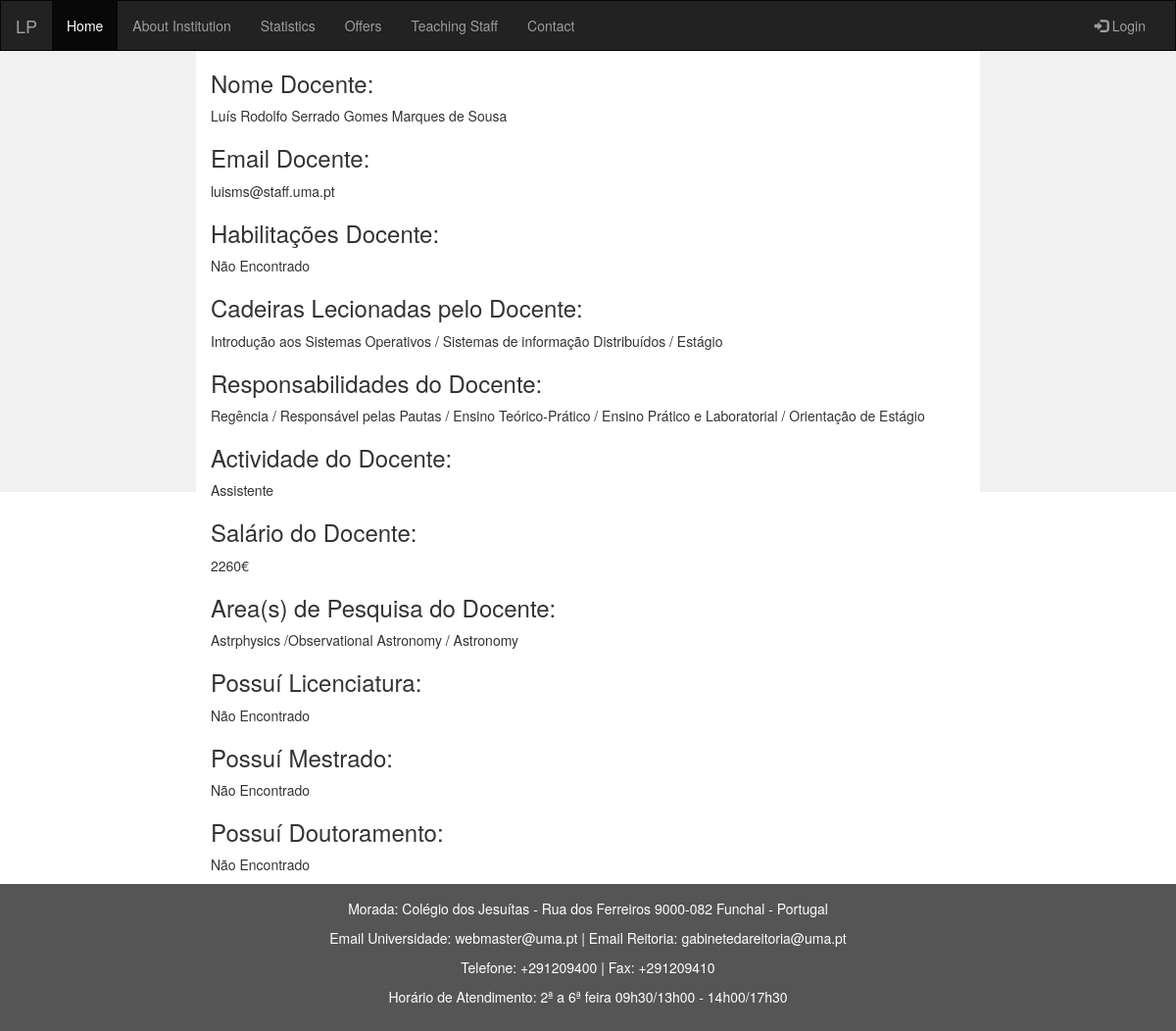
/docentes/3, run on the app's committed database.
### db_creation.py (models this page shows, shortened)
class Professores(db.Model):
    __tablename__ = 'professores'
    id = db.Column(db.Integer, primary_key=True)
    nome_professor = db.Column(db.String)
    email_professor = db.Column(db.String)
    habilitacoes = db.Column(db.String)
    cadeiras_lecionadas = db.Column(db.Integer)
    responsabilidades = db.Column(db.String)
    actividade_profissional = db.Column(db.String)
    media_salario = db.Column(db.BigInteger)
    area_pesquisa = db.Column(db.String)
    licenciatura = db.Column(db.String)
    mestrado = db.Column(db.String)
    doutoramento = db.Column(db.String)

class Universidades(db.Model):
    __tablename__ = 'universidades'
    id = db.Column(db.Integer, primary_key=True)
    nome = db.Column(db.String)
    historia = db.Column(db.String)
    ano_origem = db.Column(db.Integer)
    reitor = db.Column(db.String)
    localidade = db.Column(db.String)
    morada = db.Column(db.String)
    telefone = db.Column(db.BigInteger)
    fax = db.Column(db.BigInteger)
    email_uni = db.Column(db.String)
    email_reitoria = db.Column(db.String)
    horario_atendimento = db.Column(db.String)
    requisitos_matricula = db.Column(db.String)

### Aplication.py (the view)
@app.route("/docentes/<id>")
def docentePage(id):
    for id_docentes, nome_docente, email_docente, habilitacoes_docente, cadeiras_docente, responsabilidades_docente, actividade_docente, salario_docente, area_pesquisa, licenciatura, mestrado, doutoramento in db.session.query(
            Professores.id == id, Professores.nome_professor, Professores.email_professor, Professores.habilitacoes,
            Professores.cadeiras_lecionadas, Professores.responsabilidades, Professores.actividade_profissional,
            Professores.media_salario, Professores.area_pesquisa,
            Professores.licenciatura, Professores.mestrado, Professores.doutoramento):
        if(id_docentes == True):
            nome_docente = nome_docente
            email_docente = email_docente
            habilitacoes = habilitacoes_docente
            print(habilitacoes_docente)
            cadeiras_docente = cadeiras_docente
            responsabilidades_docente = responsabilidades_docente
            actividade_docente = actividade_docente
            salario_docente = salario_docente
            area_pesquisa = area_pesquisa
            pos_licenciatura = licenciatura
            pos_mestrado = mestrado
            pos_doutoramento = doutoramento
    return render_template('docentePage.html', moradaUniversidade=morada,
                           telefoneUniversidade=telefone, faxUniversidade=fax, email_Universidade=email_uni,
                           email_reitoriaUniversidade=email_reitoria, horarioUniversidade=horario, nome_docente=nome_docente,email_docente=email_docente, habilitacoes_docente=habilitacoes, cadeiras_docente=cadeiras_docente,responsabilidades_docente = responsabilidades_docente, actividade_docente=actividade_docente, salario_docente = salario_docente, area_pesquisa=area_pesquisa, licenciatura = pos_licenciatura, mestrado = pos_mestrado, doutoramento=pos_doutoramento)

### templates/docentePage.html (shortened to what this page needs)
<html lang="en">
<head>
    <link rel="stylesheet" href="https://maxcdn.bootstrapcdn.com/bootstrap/3.3.7/css/bootstrap.min.css">
</head>
<body>
<nav class="navbar navbar-inverse">
    <div class="container-fluid">
        <div class="navbar-header">
            <a class="navbar-brand" href="/index">LP</a>
        </div>
        <div class="collapse navbar-collapse" id="myNavbar">
            <ul class="nav navbar-nav">
                <li class="active"><a hhref="/index">Home</a></li>
                <li><a href="/about">About Institution</a></li>
                <li><a href="/statistics">Statistics</a></li>
                <li><a href="/offers">Offers</a></li>
                <li><a href="/docentes">Teaching Staff</a></li>
                <li><a href="/contacts">Contact</a></li>
            </ul>
            <ul class="nav navbar-nav navbar-right">
                <li><a href="#"><span class="glyphicon glyphicon-log-in"></span> Login</a></li>
            </ul>
        </div>
    </div>
</nav>
<div class="container-fluid text-center">
    <div class="row content">
        <div class="col-sm-2 sidenav">
        </div>
        <div class="col-sm-8 text-left">
            <h3>Nome Docente:</h3>
            <p>{{ nome_docente }}</p>
            <h3>Email Docente:</h3>
            <p>{{ email_docente }}</p>
            <h3>Habilitações Docente:</h3>
            <p>{{ habilitacoes_docente }}</p>
            <h3>Cadeiras Lecionadas pelo Docente:</h3>
            <p>{{ cadeiras_docente }}</p>
            <h3>Responsabilidades do Docente:</h3>
            <p>{{ responsabilidades_docente }}</p>
            <h3>Actividade do Docente:</h3>
            <p>{{ actividade_docente }}</p>
            <h3>Salário do Docente:</h3>
            <p>{{ salario_docente }}€</p>
            <h3>Area(s) de Pesquisa do Docente:</h3>
            <p>{{ area_pesquisa }}</p>
            <h3>Possuí Licenciatura:</h3>
            <p>{{ licenciatura }}</p>
            <h3>Possuí Mestrado:</h3>
            <p>{{ mestrado }}</p>
            <h3>Possuí Doutoramento:</h3>
            <p>{{ doutoramento }}</p>
        </div>
        <div class="col-sm-2 sidenav">
        </div>
    </div>
</div>
<footer class="container-fluid text-center">
    <p>Morada: {{ moradaUniversidade }}</p>
    <p>Email Universidade: {{ email_Universidade }} | Email Reitoria: {{ email_reitoriaUniversidade }}</p>
    <p>Telefone: +{{ telefoneUniversidade }} | Fax: +{{ faxUniversidade }}</p>
    <p>Horário de Atendimento: {{ horarioUniversidade }}</p>
</footer>
</body>
</html>

### templates/docentePage.html (style rules this page uses)
.navbar { margin-bottom: 0; border-radius: 0; }
.row.content { height: 450px }
.sidenav { padding-top: 20px; background-color: #f1f1f1; height: 100%; }
footer { background-color: #555; color: white; padding: 15px; }

### data on the page
Professores: nome_professor "Luís Rodolfo Serrado Gomes Marques de Sousa", email_professor "luisms@staff.uma.pt", cadeiras_lecionadas "Introdução aos Sistemas Operativos / Sistemas de informação Distribuídos / Estágio", responsabilidades "Regência / Responsável pelas Pautas / Ensino Teórico-Prático / Ensino Prático e Laboratorial / Orientação de Estágio", actividade_profissional "Assistente", media_salario "2260", area_pesquisa "Astrphysics /Observational Astronomy / Astronomy"
Professores: habilitacoes "Não Encontrado", licenciatura "Não Encontrado", mestrado "Não Encontrado", doutoramento "Não Encontrado"
Universidades: morada "Colégio dos Jesuítas - Rua dos Ferreiros 9000-082 Funchal - Portugal", email_uni "webmaster@uma.pt", email_reitoria "gabinetedareitoria@uma.pt", telefone "291209400", fax "291209410", horario_atendimento "2ª a 6ª feira 09h30/13h00 - 14h00/17h30"
